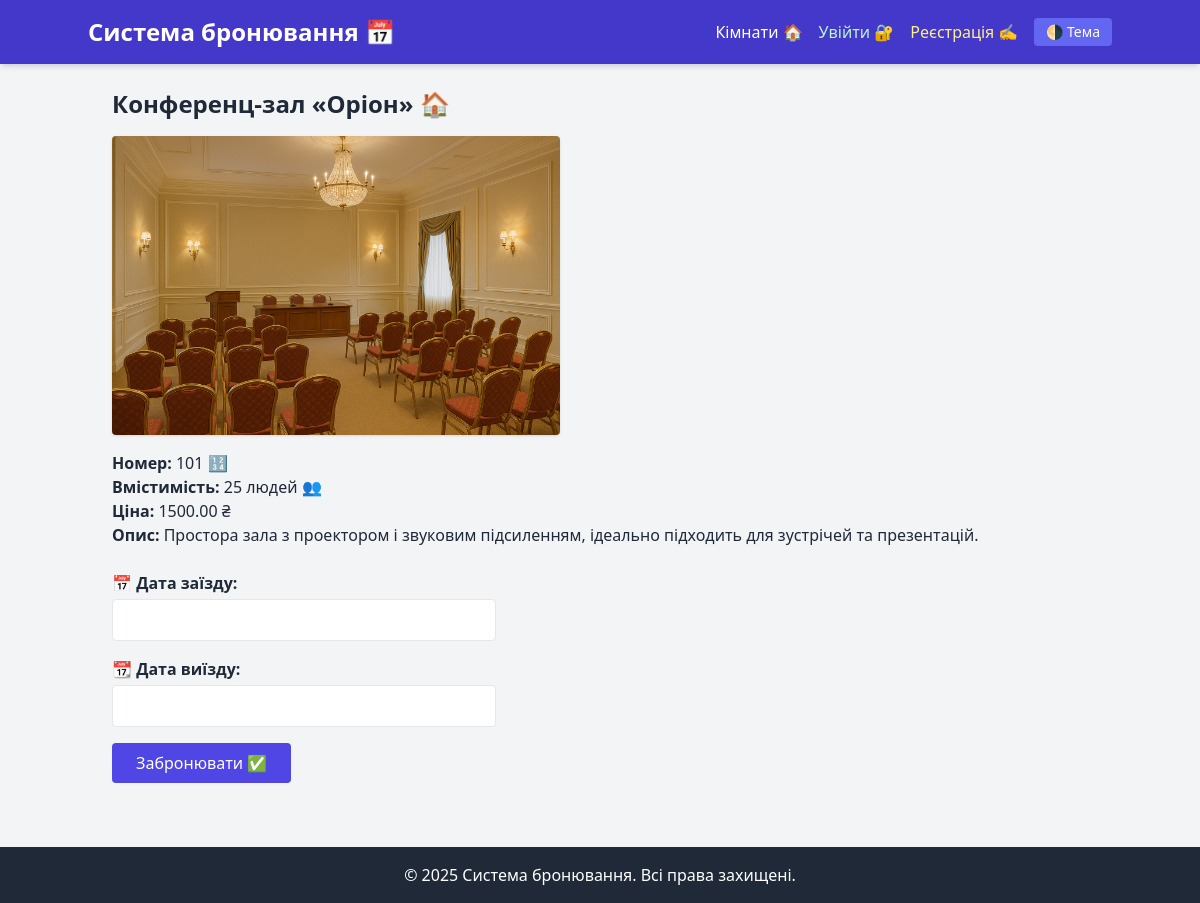
The app's page /rooms/2/ with its own data.
### booking/models.py (models this page shows, shortened)
class Location(models.Model):
    number = models.CharField(max_length=10 , default='N/A')  # номер локації
    title = models.CharField(max_length=100,unique=True)
    capacity = models.PositiveIntegerField()
    price = models.DecimalField(max_digits=6, decimal_places=2)
    description = models.TextField()
    created_at = models.DateTimeField(auto_now_add=True)
    is_active = models.BooleanField(default=True)
    image = models.ImageField(upload_to='room_images/', blank=True, null=True)
    class Meta:
        verbose_name = _('Location')
        verbose_name_plural = _('Locations')
        ordering = ['title']

### booking/views.py (the view)
# urls.py: path('rooms/<int:pk>/', views.location_detail, name='location_detail'),
def location_detail(request, pk):
    room = get_object_or_404(Location, pk=pk)
    bookings = room.bookings.filter(end_date__gte=date.today())
    busy_dates = []
    for booking in bookings:
        current_date = booking.start_date
        while current_date <= booking.end_date:
            busy_dates.append(current_date.strftime('%Y-%m-%d'))
            current_date += datetime.timedelta(days=1)
    busy_dates_json = json.dumps(busy_dates, cls=DjangoJSONEncoder)
    return render(request, "location_detail.html", {
        "room": room,
        "bookings": bookings,
        "busy_dates_json": busy_dates_json,
    })

### templates/location_detail.html (shortened to what this page needs)
{% extends "base.html" %}
{% load static %}
{% block content %}
<link rel="stylesheet" href="https://cdn.jsdelivr.net/npm/flatpickr/dist/flatpickr.min.css">
<h2 class="text-2xl font-bold mb-4">{{ room.title }} 🏠</h2>
{% if room.image %}
  <img src="{{ room.image.url }}" alt="{{ room.title }}" class="w-full max-w-md rounded shadow mb-4">
{% endif %}
<p><strong>Номер:</strong> {{ room.number }} 🔢</p>
<p><strong>Вмістимість:</strong> {{ room.capacity }} людей 👥</p>
<p><strong>Ціна:</strong> {{ room.price }} ₴</p>
<p><strong>Опис:</strong> {{ room.description }}</p>
<form method="post" action="{% url 'booking_create' room.pk %}" class="mt-6 max-w-sm">
  <label for="start_time" class="block font-semibold mb-1">📅 Дата заїзду:</label>
  <input
    type="text"
    id="start_time"
    name="start_time"
    required
    class="border rounded px-3 py-2 mb-4 w-full"
    autocomplete="off"
    value="{{ start_time|default:'' }}"
  >
  <label for="end_time" class="block font-semibold mb-1">📆 Дата виїзду:</label>
  <input
    type="text"
    id="end_time"
    name="end_time"
    required
    class="border rounded px-3 py-2 mb-4 w-full"
    autocomplete="off"
    value="{{ end_time|default:'' }}"
  >
  <button type="submit" class="bg-indigo-600 text-white px-6 py-2 rounded hover:bg-indigo-700 transition">
    Забронювати ✅
  </button>
</form>
{% endblock %}

### records on screen
Location: title "Конференц-зал «Оріон»", image (picture), number "101", capacity "25", price "1500.00", description "Простора зала з проектором і звуковим підсиленням, ідеально підходить для зустрічей та презентацій."
